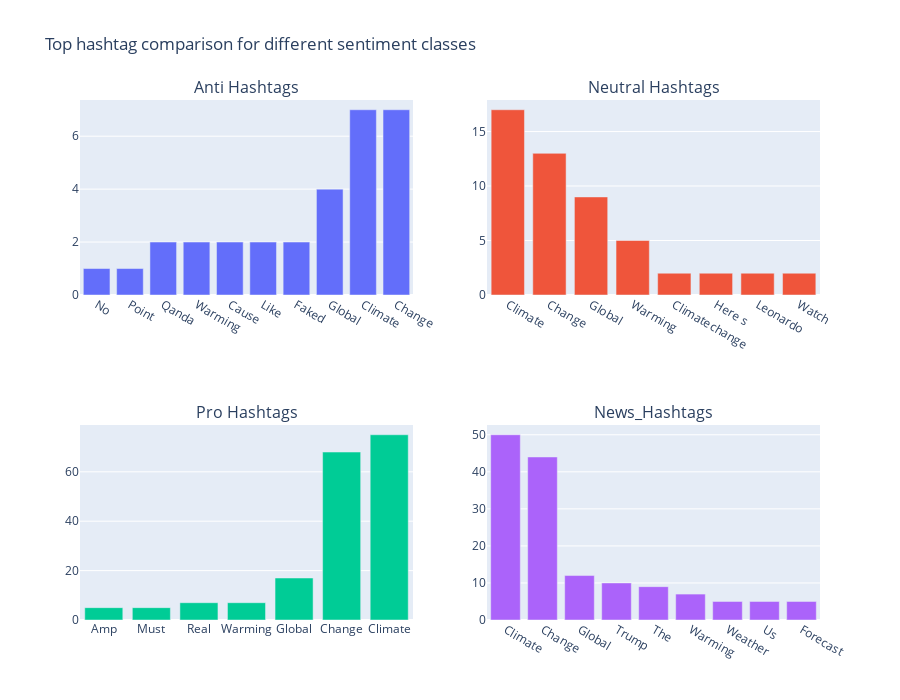

This figure's notebook cell:
### Markdown cell above
#### - Ploting the graph

### Code cell
import plotly.graph_objects as go
from plotly.subplots import make_subplots

fig = make_subplots(rows=2, cols=2, start_cell="bottom-left")
fig = make_subplots(
    rows=2, cols=2,
    specs=[[{}, {}],
           [{}, {}]],
    subplot_titles=("Anti Hashtags","Neutral Hashtags", "Pro Hashtags", "News_Hashtags"))


fig.add_trace(go.Bar(y=anti_hashtags['count'], x= anti_hashtags["anti_hashtags"]),
              row=1, col=1)

fig.add_trace(go.Bar(x=neutral_hashtags.index, y=neutral_hashtags['count']),
              row=1, col=2)

fig.add_trace(go.Bar(x=pro_hashtags.index, y=pro_hashtags["count"]),
              row=2, col=1)

fig.add_trace(go.Bar(x=news_hashtags["news_hashtags"], y=news_hashtags["count"]),
              row=2, col=2)

fig.update_layout(height=700,width = 900, showlegend=False, title_text="Top hashtag comparison for different sentiment classes")

fig.show()

### Figure 1 — Plotly figure (JSON) as saved in the notebook; plotly's stock layout.template omitted (floating-point values rounded to 4 significant figures)
{"data": [{"type": "bar", "x": ["No", "Point", "Qanda", "Warming", "Cause", "Like", "Faked", "Global", "Climate", "Change"], "xaxis": "x", "y": [1, 1, 2, 2, 2, 2, 2, 4, 7, 7], "yaxis": "y"}, {"type": "bar", "x": ["Climate", "Change", "Global", "Warming", "Climatechange", "Here s", "Leonardo", "Watch"], "xaxis": "x2", "y": [17, 13, 9, 5, 2, 2, 2, 2], "yaxis": "y2"}, {"type": "bar", "x": ["Amp", "Must", "Real", "Warming", "Global", "Change", "Climate"], "xaxis": "x3", "y": [5, 5, 7, 7, 17, 68, 75], "yaxis": "y3"}, {"type": "bar", "x": ["Climate", "Change", "Global", "Trump", "The", "Warming", "Weather", "Us", "Forecast"], "xaxis": "x4", "y": [50, 44, 12, 10, 9, 7, 5, 5, 5], "yaxis": "y4"}], "layout": {"annotations": [{"font": {"size": 16}, "showarrow": false, "text": "Anti Hashtags", "x": 0.225, "xanchor": "center", "xref": "paper", "y": 1, "yanchor": "bottom", "yref": "paper"}, {"font": {"size": 16}, "showarrow": false, "text": "Neutral Hashtags", "x": 0.775, "xanchor": "center", "xref": "paper", "y": 1, "yanchor": "bottom", "yref": "paper"}, {"font": {"size": 16}, "showarrow": false, "text": "Pro Hashtags", "x": 0.225, "xanchor": "center", "xref": "paper", "y": 0.375, "yanchor": "bottom", "yref": "paper"}, {"font": {"size": 16}, "showarrow": false, "text": "News_Hashtags", "x": 0.775, "xanchor": "center", "xref": "paper", "y": 0.375, "yanchor": "bottom", "yref": "paper"}], "height": 700, "showlegend": false, "title": {"text": "Top hashtag comparison for different sentiment classes"}, "width": 900, "xaxis": {"anchor": "y", "domain": [0, 0.45]}, "xaxis2": {"anchor": "y2", "domain": [0.55, 1]}, "xaxis3": {"anchor": "y3", "domain": [0, 0.45]}, "xaxis4": {"anchor": "y4", "domain": [0.55, 1]}, "yaxis": {"anchor": "x", "domain": [0.625, 1]}, "yaxis2": {"anchor": "x2", "domain": [0.625, 1]}, "yaxis3": {"anchor": "x3", "domain": [0, 0.375]}, "yaxis4": {"anchor": "x4", "domain": [0, 0.375]}}}
